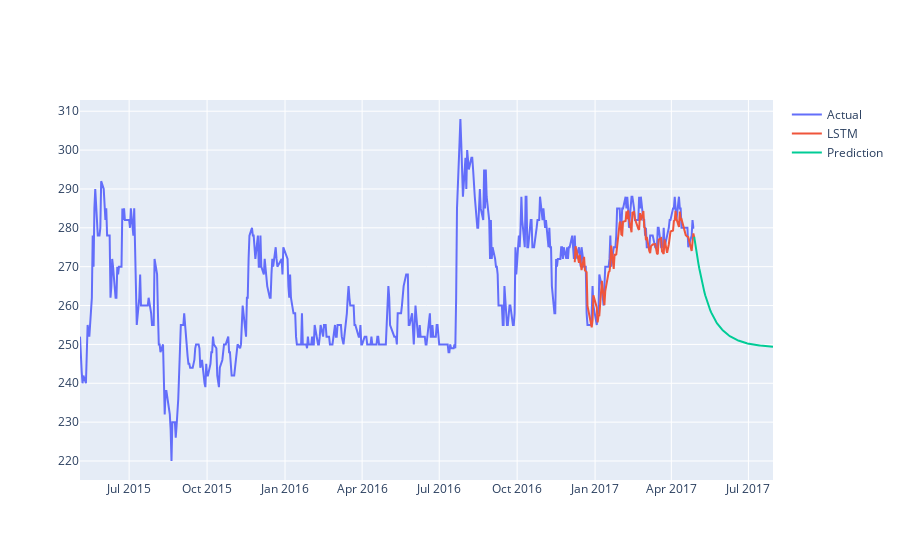

Here is the notebook cell this chart was saved with:
### Markdown cell above
# Overall Visualization

### Code cell
fig=go.Figure([go.Scatter(name='Actual',x=df.index,y=df['y'])])
fig.add_trace(go.Scatter(name='LSTM',x=lstm_df.index,y=lstm_df["y"]))
fig.add_trace(go.Scatter(name='Prediction',x=future_df.index,y=future_df["y"]))
fig.show()
